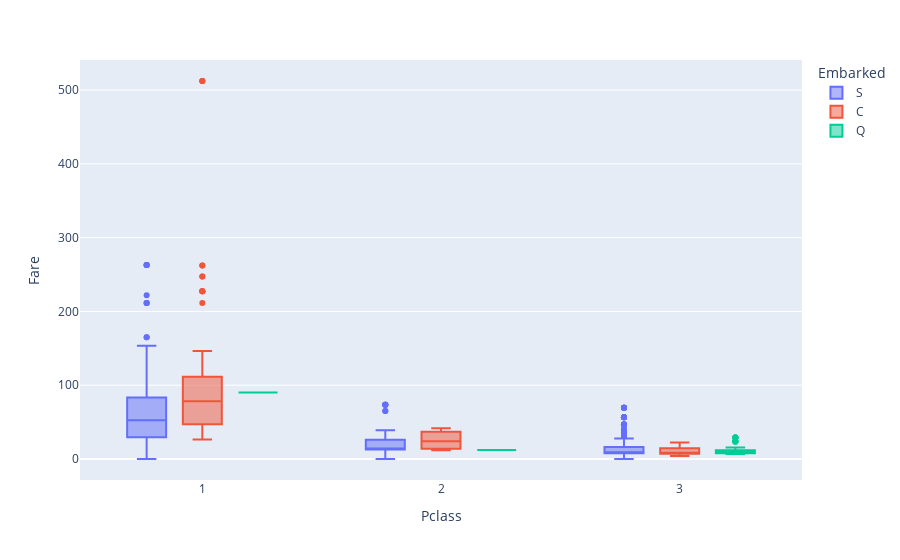

Source (notebook cell):
### Code cell
fig = px.box(df, x="Pclass", y="Fare", color="Embarked")
fig.show()

### Figure 1 — Plotly figure (JSON) as saved in the notebook; plotly's stock layout.template omitted (floating-point values rounded to 4 significant figures; data arrays with more than 128 entries replaced by an {"elided": "..."} marker saying what was removed)
{"data": [{"alignmentgroup": "True", "hovertemplate": "Embarked=S<br>Pclass=%{x}<br>Fare=%{y}<extra></extra>", "legendgroup": "S", "marker": {"color": "#636efa"}, "name": "S", "notched": false, "offsetgroup": "S", "orientation": "v", "showlegend": true, "type": "box", "x": {"elided": "646 int values"}, "x0": " ", "xaxis": "x", "y": {"elided": "646 float values"}, "y0": " ", "yaxis": "y"}, {"alignmentgroup": "True", "hovertemplate": "Embarked=C<br>Pclass=%{x}<br>Fare=%{y}<extra></extra>", "legendgroup": "C", "marker": {"color": "#EF553B"}, "name": "C", "notched": false, "offsetgroup": "C", "orientation": "v", "showlegend": true, "type": "box", "x": {"elided": "168 int values"}, "x0": " ", "xaxis": "x", "y": {"elided": "168 float values"}, "y0": " ", "yaxis": "y"}, {"alignmentgroup": "True", "hovertemplate": "Embarked=Q<br>Pclass=%{x}<br>Fare=%{y}<extra></extra>", "legendgroup": "Q", "marker": {"color": "#00cc96"}, "name": "Q", "notched": false, "offsetgroup": "Q", "orientation": "v", "showlegend": true, "type": "box", "x": [3, 3, 3, 3, 3, 3, 3, 3, 3, 3, 3, 3, 3, 3, 3, 3, 3, 3, 3, 3, 3, 3, 1, 3, 3, 3, 3, 3, 3, 3, 3, 2, 2, 3, 3, 3, 3, 3, 3, 3, 1, 3, 3, 3, 3, 3, 3, 3, 3, 3, 3, 3, 3, 3, 3, 3, 2, 3, 3, 3, 3, 3, 3, 3, 3, 3, 3, 3, 3, 3, 3, 3, 3, 3, 3, 3, 3], "x0": " ", "xaxis": "x", "y": [8.458, 29.12, 8.029, 7.879, 7.75, 7.879, 15.5, 7.75, 7.787, 24.15, 7.75, 7.75, 6.75, 7.733, 29.12, 15.5, 15.5, 7.75, 7.75, 7.75, 7.75, 15.5, 90, 7.75, 7.75, 7.75, 29.12, 7.75, 7.75, 7.75, 23.25, 12.35, 12.35, 23.25, 7.879, 7.879, 15.5, 7.75, 7.729, 6.858, 90, 7.733, 7.75, 7.75, 7.725, 7.75, 7.629, 7.75, 24.15, 7.75, 7.829, 7.75, 7.75, 7.75, 15.5, 7.75, 12.35, 7.733, 7.829, 6.75, 15.5, 8.137, 7.733, 7.742, 15.5, 7.737, 7.75, 7.75, 24.15, 7.75, 7.737, 29.12, 7.75, 6.95, 7.75, 29.12, 7.75], "y0": " ", "yaxis": "y"}], "layout": {"boxmode": "group", "legend": {"title": {"text": "Embarked"}, "tracegroupgap": 0}, "margin": {"t": 60}, "xaxis": {"anchor": "y", "domain": [0, 1], "title": {"text": "Pclass"}}, "yaxis": {"anchor": "x", "domain": [0, 1], "title": {"text": "Fare"}}}}
